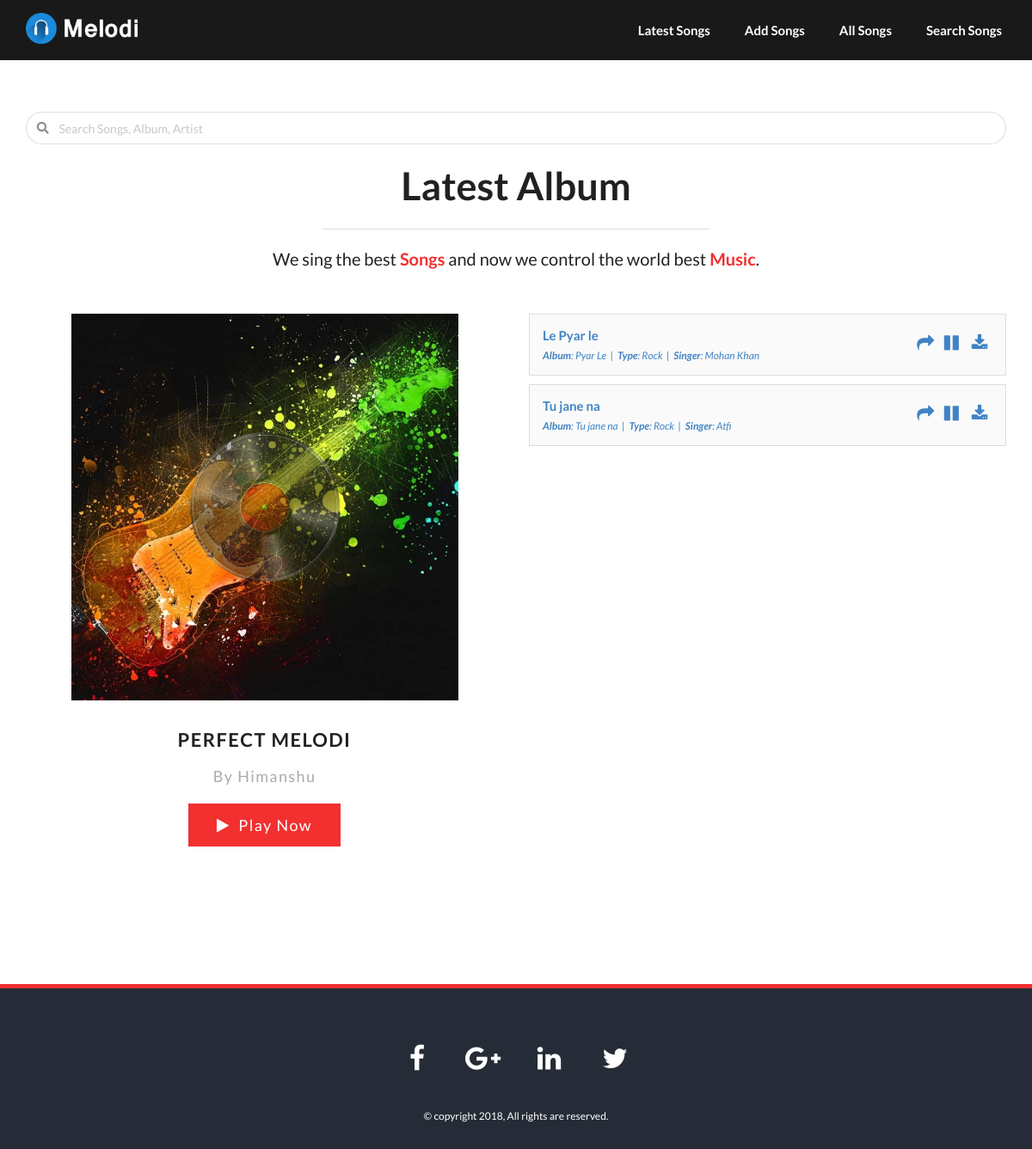
Before: / with the older database file.
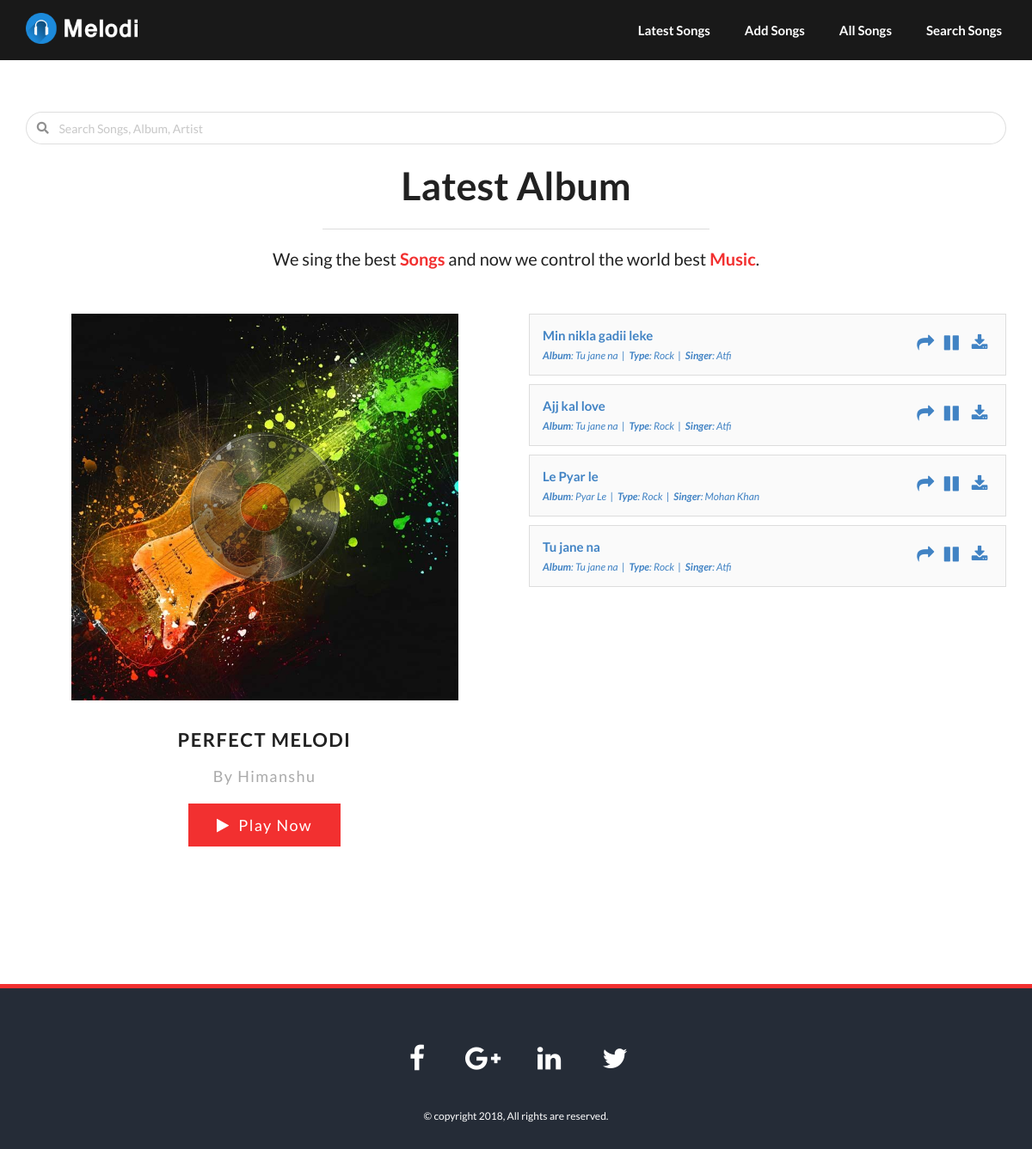
After: the same page with the newer database file.
### application/models.py (models this page shows, shortened)
class Songs(db.Model):
    __tablename__ = 'songs'
    id = db.Column(
        db.String(64),
        primary_key=True
    )
    title = db.Column(
        db.String(64),
        index=False,
        nullable=False
    )
    artist = db.Column(
        db.String(64),
        index=False,
        nullable=False
    )
    album = db.Column(
        db.String(64),
        index=False,
        nullable=False
    )
    slug = db.Column(
        db.String(64),
        index=False,
        unique=True,
        nullable=False
    )
    filename = db.Column(
        db.String(64),
        index=False,
        unique=True,
        nullable=False
    )

### application/views.py (the view)
@app.route('/')
def index():
    songs = Songs.query.all()
    return render_template('public/main/index.html',
                            songs=reversed(songs))

### application/templates/public/main/index.html (shortened to what this page needs)
{% extends "public/layout/base.html" %}
{% block content %}
<div id="latestalbum" class="hero pad">
    <div class="container">
        <div class="ui search">
            <div class="ui left icon input" style="width: 100%">
                <input class="prompt" type="text" placeholder="Search Songs, Album, Artist">
            </div>
        </div>
        <br>
        <div class="hero-content ">
            <h2>Latest Album</h2>
            <hr>
            <p>We sing the best <strong class="theme-color">Songs</strong> and now we control the world best
                <strong class="theme-color">Music</strong>.</p>
        </div>
        <div class="hero-playlist">
            <div class="row">
                <div class="col-md-6 col-sm-6">
                    <div class="figure">
                        <img class="img-responsive" src="{{url_for('static',filename='img/album/1.jpg')}}" alt="" />
                        <img class="img-responsive disk" src="{{url_for('static',filename='img/album/disk.png')}}"
                            alt="" />
                    </div>
                    <div class="album-details">
                        <h4>Perfect Melodi</h4>
                        <h5>By Himanshu</h5>
                        <a href="#" class="btn btn-lg btn-theme" id="playNowBtn"><i class="fa fa-play"></i>&nbsp; Play
                            Now</a>
                    </div>
                </div>
                <div class="col-md-6 col-sm-6">
                    <div class="playlist-content">
                        <ul class="list-unstyled">
                            {% for song in songs %}
                            <li class="playlist-number">
                                <a href="{{url_for('song',id=song.slug)}}">
                                    <div class="song-info">
                                        <h4>{{song.title}}</h4>
                                        <p><strong>Album</strong>: {{song.album}} &nbsp;|&nbsp; <strong>Type</strong>:
                                            Rock
                                            &nbsp;|&nbsp; <strong>Singer</strong>: {{song.artist}}</p>
                                    </div>
                                    <div class="music-icon">
                                        <div class="music-icon">
                                            <i class="fa fa-share"></i>
                                            <a href="#"><i class="fa fa-pause"></i></a>
                                            <a href="static/songs/{{song.filename}}" download><i
                                                    class="fa fa-download"></i></a>
                                        </div>
                                    </div>
                                </a>
                                <div class="clearfix"></div>
                            </li>
                            {% endfor %}
                        </ul>
                    </div>
                </div>
            </div>
        </div>
    </div>
</div>
{% endblock %}

### application/templates/public/layout/base.html (shortened to what this page needs)
<!DOCTYPE html>
<html>
<head>
    <link href="{{url_for('static',filename='css/bootstrap.min.css')}}" rel="stylesheet">
    <link href="{{url_for('static',filename='css/animate.min.css')}}" rel="stylesheet">
    <link rel="stylesheet" href="{{url_for('static',filename='css/owl.carousel.css')}}">
    <link href="{{url_for('static',filename='css/font-awesome.min.css')}}" rel="stylesheet">
    <link href="{{url_for('static',filename='css/style.css')}}" rel="stylesheet">
    <link href="{{url_for('static',filename='css/style-color.css')}}" rel="stylesheet">
</head>
<body>
    <div class="wrapper" id="home">
        {% include "public/layout/navbar.html"%}
        {% block content %}{% endblock %}
        {% include "public/layout/footer.html"%}
    </div>
    <link rel="stylesheet" type="text/css" href="{{url_for('static',filename='dist/semantic.min.css')}}">
</body>
</html>

### application/templates/public/layout/navbar.html (shortened to what this page needs)
<header>
    <nav class="navbar navbar-fixed-top navbar-default">
        <div class="container">
            <div class="navbar-header">
                <a class="navbar-brand" href="/">
                    <img class="img-responsive" src="{{url_for('static',filename='img/logo/logo.png')}}" alt="" />
                </a>
            </div>
            <div class="collapse navbar-collapse" id="bs-example-navbar-collapse-1">
                <ul class="nav navbar-nav navbar-right">
                    <li><a href="/">Latest Songs</a></li>
                    <li><a href="/playlist">Add Songs</a></li>
                    <li><a href="/songs">All Songs</a></li>
                    <li><a href="/find">Search Songs</a></li>
                </ul>
            </div>
        </div>
    </nav>
</header>

### application/templates/public/layout/footer.html (shortened to what this page needs)
<footer>
    <div class="container">
        <div class="social">
            <a class="h-facebook" href="#"><i class="fa fa-facebook"></i></a>
            <a class="h-google" href="#"><i class="fa fa-google-plus"></i></a>
            <a class="h-linkedin" href="#"><i class="fa fa-linkedin"></i></a>
            <a class="h-twitter" href="#"><i class="fa fa-twitter"></i></a>
        </div>
        <p class="copy-right">&copy; copyright 2018, All rights are reserved.</p>
    </div>
</footer>

### application/static/css/style.css (style rules this page uses)
body { color: #252c37; font-family: 'Lato', sans-serif; font-weight: 400; -webkit-font-smoothing: antialiased; }
h1,h2,h3,h4,h5,h6 { font-family: 'Lato', sans-serif; font-weight: 700; }
p { margin:0; padding:0; font-size: 14px; line-height: 24px; }
a { text-decoration: none; }
.btn, .form-control, .form-control:focus { border-radius: 0px !important; box-shadow: none !important; outline: none !important; }
.btn-lg, .btn-group-lg > .btn { padding: 12px 32px; font-size: 18px; }
.pad { padding: 130px 0px; }
.navbar { margin-top: 40px; border: 0; border-radius:0; box-shadow: none; background: rgba(0,0,0,0.25); -webkit-transition: all 0.25s ease; -moz-transition: all 0.25s ease; -ms-transition: all 0.25s ease; -o-transition: all 0.25s ease; transition: all 0.25s ease; }
.navbar.comeup { margin-top: 0;background: rgba(0,0,0,0.9); }
.navbar-default .navbar-nav>li>a { padding: 25px 20px; font-size: 15px; font-weight: 700; }
.navbar-brand>img { width: 100%; max-width: 130px; }
.hero .hero-content { text-align: center; }
.hero-content h2 { margin-top: 0; margin-bottom: 0; font-size: 45px; }
.hero-content hr { max-width: 450px; margin: 20px auto; border-top: 1px solid #ddd; }
.hero-content p { font-size: 20px; line-height: 28px; }
.hero-playlist { margin-top: 50px; }
.hero-playlist .figure { position: relative; max-width: 450px; margin: 0 auto; }
.hero-playlist .figure .disk { position: absolute; top: 50%; left: 50%; width: 200px; height: 200px; margin-top: -100px; margin-left: -100px; opacity: 0.5; }
.hero-playlist .album-details { max-width: 450px; margin: 0 auto; margin-top: 30px; margin-bottom: 30px; text-align: center; letter-spacing: 0.1em; }
.hero-playlist .album-details h4 { font-size: 22px; line-height: 32px; text-transform: uppercase; }
.hero-playlist .album-details h5 { margin-top: 15px; margin-bottom: 20px; font-size: 18px; font-weight: 400; color: #aaa; }
.playlist-content .playlist-number { margin-bottom: 10px; padding: 10px 15px; background: #fafafa; border: 1px solid #ddd; }
.playlist-content .playlist-number .song-info { float: left; }
.playlist-content .playlist-number .song-info h4 { margin-top: 5px; margin-bottom: 5px; font-size: 15px; }
.playlist-content .playlist-number .song-info p { font-size: 12px; font-style: italic; }
.playlist-content .playlist-number .music-icon { float: right; }
.playlist-content .playlist-number .music-icon a { display: inline-block; width: 30px; height: 45px; line-height: 45px; font-size: 20px; text-align: center; }
footer { padding-top: 50px; padding-bottom: 30px; background: #252c37; text-align: center; }
footer .social a { display: inline-block; width: 60px; height: 60px; line-height: 60px; margin: 0 7px; margin-bottom: 30px; color: #fff; font-size: 32px; border: 1px solid transparent; border-radius: 80px; -webkit-transition: all 0.25s linear; -moz-transition: all 0.25s linear; -ms-transition: all 0.25s linear; -o-transition: all 0.25s linear; transition: all 0.25s linear; }
footer .copy-right { color: #fff; font-size: 12px; }

### application/static/css/style-color.css (style rules this page uses)
.btn-theme { background:#f23030;color:#fff;box-shadow:none }
a { color:#f23030 }
.theme-color { color:#f23030 }
.navbar-default .navbar-nav li a { color:#fff }
footer { border-top:5px solid #f23030 }

Changed rows visible on the page:
added Songs: title "Min nikla gadii leke", album "Tu jane na", artist "Atfi"
added Songs: title "Ajj kal love", album "Tu jane na", artist "Atfi"
